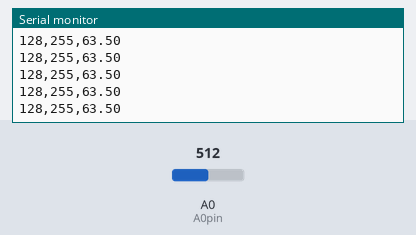
A sketch run on a simulated Arduino Mega 2560, built with avr-gcc and run on an emulated ATmega2560. Parts: the last lines printed to the serial monitor. The inputs (shaded band) are chosen by the test bench; at power-on: A0 (A0pin) = 512.

Above: at 1.2 s.
1.3 s: A0 (A0pin) set to 42
At 2.3 s:
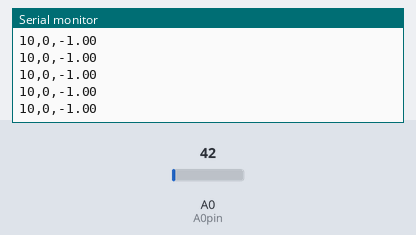
2.8 s: A0 (A0pin) set to 37
At 3.19 s:
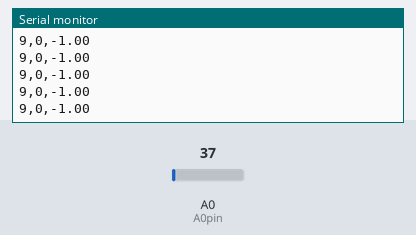
Timing chart, 0 to 4.6 s (numbered marks = the images above; inputs shaded):
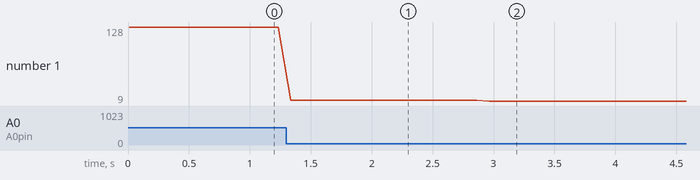

Measured:
- after the input at 1.3 s, the serial monitor: prints a new line at once (image 1)
- after the input at 2.8 s, the serial monitor: prints a new line after 0.16 s (image 2)
- plotted number 1: 128 → 10 after the input at 1.3 s, 10 → 9 after the input at 2.8 s

The sketch:

line_centroid.ino
```cpp
#define A0pin A0           // A0 핀을 A0pin으로 정의
#define SIpin 23           // 통합 시작 핀을 22번으로 정의
#define CLKpin 22          // 클럭 핀을 23번으로 정의
#define NPIXELS 128        // 픽셀의 개수를 128로 정의

byte Pixel[NPIXELS];       // 측정된 값을 저장할 배열 (범위: 0~255)
byte Threshold_Data[NPIXELS]; // 이진화된 값을 저장할 배열

int LineSensor_Data[NPIXELS];
int LineSensor_Data_Adaption[NPIXELS];
int MAX_LineSensor_Data[NPIXELS];
int MIN_LineSensor_Data[NPIXELS];
int flag_line_adapation;   // 적응형 처리를 위한 플래그

#define FASTADC 1          // 빠른 ADC 모드를 사용할지 여부
// 레지스터 비트를 설정 및 해제하기 위한 매크로
#define cbi(sfr, bit) (_SFR_BYTE(sfr) &= ~_BV(bit))  // 비트를 클리어하는 매크로
#define sbi(sfr, bit) (_SFR_BYTE(sfr) |= _BV(bit))   // 비트를 설정하는 매크로

void setup()
{
  int i;
  for (i = 0; i < NPIXELS; i++)
  {
    LineSensor_Data[i] = 0;            // 초기화: 센서 데이터 값을 0으로 설정
    LineSensor_Data_Adaption[i] = 0;   // 초기화: 적응형 데이터 값을 0으로 설정
    MAX_LineSensor_Data[i] = 1023;     // 최대 값을 1023으로 초기화
    MIN_LineSensor_Data[i] = 0;        // 최소 값을 0으로 초기화
  }
  pinMode(SIpin, OUTPUT);   // SI 핀을 출력 모드로 설정
  pinMode(CLKpin, OUTPUT);  // CLK 핀을 출력 모드로 설정
  pinMode(A0pin, INPUT);    // A0 핀을 입력 모드로 설정

  digitalWrite(SIpin, LOW);  // SI 핀을 낮은 상태로 설정 (IDLE 상태)
  digitalWrite(CLKpin, LOW); // CLK 핀을 낮은 상태로 설정 (IDLE 상태)

#if FASTADC
  // ADC 프리스케일을 16으로 설정하여 빠르게 샘플링
  sbi(ADCSRA, ADPS2);
  cbi(ADCSRA, ADPS1);
  cbi(ADCSRA, ADPS0);
#endif

  flag_line_adapation = 0;  // 적응형 플래그를 0으로 초기화

  Serial.begin(115200);     // 시리얼 통신을 115200 baud rate로 시작
  Serial.println("TSL1401"); // "TSL1401"라는 메시지를 출력 (센서 이름)
}

void threshold_line_image(int threshold_value)
{
  for (int i = 0; i < NPIXELS; i++)
  {
    if (Pixel[i] >= threshold_value)
    {
      Threshold_Data[i] = 255; // 임계값 이상인 경우 흰색(255)로 설정
    }
    else
    {
      Threshold_Data[i] = 0;   // 임계값 미만인 경우 검정(0)으로 설정
    }
  }
}

void read_line_camera(void)
{
  int i;
  delay(1); // 1ms 지연 (카메라 안정화 대기)

  digitalWrite(CLKpin, LOW);  // CLK 핀을 낮은 상태로 설정
  digitalWrite(SIpin, HIGH);  // SI 핀을 높은 상태로 설정 (통합 시작)
  digitalWrite(CLKpin, HIGH); // CLK 핀을 높은 상태로 설정
  digitalWrite(SIpin, LOW);   // SI 핀을 낮은 상태로 설정
  delayMicroseconds(1);       // 1마이크로초 지연

  for (i = 0; i < NPIXELS; i++)
  {
    Pixel[i] = analogRead(A0pin) / 4; // A0 핀에서 값을 읽고 8비트로 변환
    digitalWrite(CLKpin, LOW);        // CLK 핀을 낮은 상태로 설정
    delayMicroseconds(1);             // 1마이크로초 지연
    digitalWrite(CLKpin, HIGH);       // CLK 핀을 높은 상태로 설정
  }
  digitalWrite(CLKpin, LOW); // CLK 핀을 낮은 상태로 설정
}

double line_COM(void)
{
  double COM = 0.0; // 질량중심을 계산할 변수
  double mass_sum = 0;   // 전체 질량 합을 저장할 변수

  for (int i = 0; i < NPIXELS; i++)
  {
    mass_sum += Threshold_Data[i]; // 질량 합산
    COM += Threshold_Data[i] * i; // 가중치를 곱해 합산
  }

  if (mass_sum == 0)
  {
    return -1; // 질량이 없을 때 -1 반환 (오류 처리)
  }

  COM = COM / mass_sum; // 질량중심 계산
  return COM; // 계산된 질량중심 반환
}

void loop()
{
  double cx = 0;
  read_line_camera();         // 카메라 센서 데이터 읽기
  threshold_line_image(50);   // 임계값을 50으로 설정하여 이진화
  cx = line_COM();       // 질량중심 계산

  // 카메라에서 읽은 데이터, 이진화된 값, 질량중심 값을 시리얼로 출력
  for (int i = 0; i < NPIXELS; i++)
  {
    Serial.print(Pixel[i]);                    // 원본 카메라 데이터 출력
    Serial.print(",");                         // 쉼표로 구분
    Serial.print(Threshold_Data[i]); // 이진화된 데이터 출력
    Serial.print(",");                         // 쉼표로 구분
    Serial.print(cx);                          // 질량중심 값 출력
    Serial.println();                          // 줄바꿈
  }

  delay(100); // 데이터가 읽기 쉽도록 약간의 지연 추가
}
```
